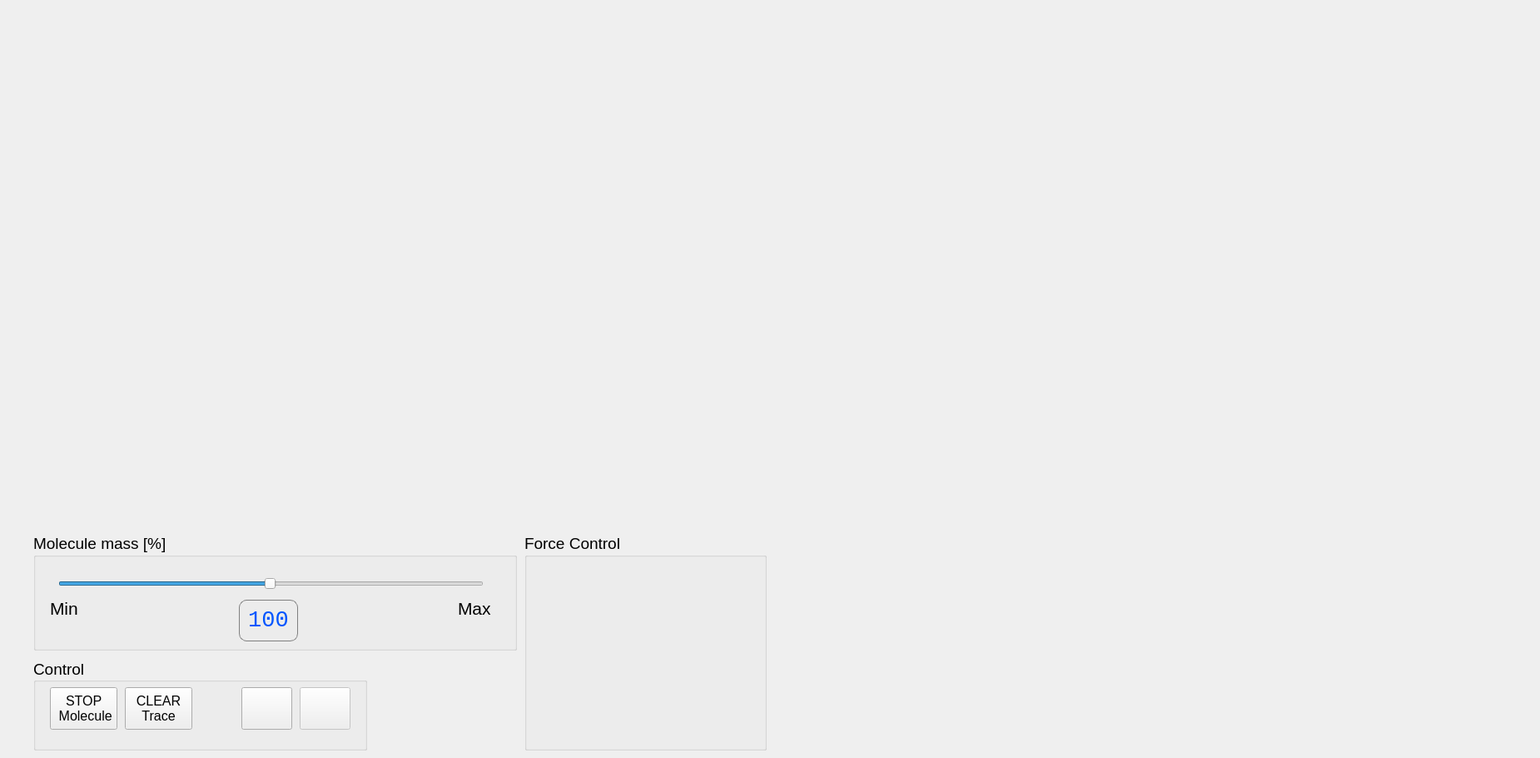
    <widget class="QWidget" name="tab_2">
     <property name="autoFillBackground">
      <bool>true</bool>
     </property>
     <attribute name="title">
      <string>Brownian Motion</string>
     </attribute>
     <widget class="QWidget" name="horizontalLayoutWidget_14">
      <property name="geometry">
       <rect>
        <x>40</x>
        <y>20</y>
        <width>881</width>
        <height>601</height>
       </rect>
      </property>
      <layout class="QHBoxLayout" name="particlesFrameTab4"/>
     </widget>
     <widget class="QWidget" name="horizontalLayoutWidget_15">
      <property name="geometry">
       <rect>
        <x>960</x>
        <y>20</y>
        <width>881</width>
        <height>601</height>
       </rect>
      </property>
      <layout class="QHBoxLayout" name="trackingFrameTab4"/>
     </widget>
     <widget class="QWidget" name="horizontalLayoutWidget_16">
      <property name="geometry">
       <rect>
        <x>960</x>
        <y>650</y>
        <width>881</width>
        <height>251</height>
       </rect>
      </property>
      <layout class="QHBoxLayout" name="velocityDistributionLayoutTab4"/>
     </widget>
     <widget class="QGroupBox" name="groupBoxMoleculeMassTab4">
      <property name="geometry">
       <rect>
        <x>40</x>
        <y>640</y>
        <width>581</width>
        <height>141</height>
       </rect>
      </property>
      <property name="font">
       <font>
        <pointsize>14</pointsize>
       </font>
      </property>
      <property name="title">
       <string>Molecule mass [%]</string>
      </property>
      <widget class="QSlider" name="massMoleculeSliderTab4">
       <property name="geometry">
        <rect>
         <x>30</x>
         <y>40</y>
         <width>511</width>
         <height>41</height>
        </rect>
       </property>
       <property name="minimum">
        <number>1</number>
       </property>
       <property name="maximum">
        <number>200</number>
       </property>
       <property name="singleStep">
        <number>1</number>
       </property>
       <property name="value">
        <number>100</number>
       </property>
       <property name="orientation">
        <enum>Qt::Horizontal</enum>
       </property>
       <property name="invertedAppearance">
        <bool>false</bool>
       </property>
       <property name="invertedControls">
        <bool>false</bool>
       </property>
       <property name="tickPosition">
        <enum>QSlider::NoTicks</enum>
       </property>
       <property name="tickInterval">
        <number>4</number>
       </property>
      </widget>
      <widget class="QLabel" name="massMoleculeLabelTab4">
       <property name="geometry">
        <rect>
         <x>247</x>
         <y>80</y>
         <width>71</width>
         <height>50</height>
        </rect>
       </property>
       <property name="palette">
        <palette>
         <active>
          <colorrole role="WindowText">
           <brush brushstyle="SolidPattern">
            <color alpha="255">
             <red>0</red>
             <green>85</green>
             <blue>255</blue>
            </color>
           </brush>
          </colorrole>
         </active>
         <inactive>
          <colorrole role="WindowText">
           <brush brushstyle="SolidPattern">
            <color alpha="255">
             <red>0</red>
             <green>85</green>
             <blue>255</blue>
            </color>
           </brush>
          </colorrole>
         </inactive>
         <disabled>
          <colorrole role="WindowText">
           <brush brushstyle="SolidPattern">
            <color alpha="255">
             <red>120</red>
             <green>120</green>
             <blue>120</blue>
            </color>
           </brush>
          </colorrole>
         </disabled>
        </palette>
       </property>
       <property name="font">
        <font>
         <family>Liberation Mono</family>
         <pointsize>20</pointsize>
         <weight>50</weight>
         <bold>false</bold>
        </font>
       </property>
       <property name="styleSheet">
        <string notr="true">border: 1px solid gray;
border-radius: 9px;
margin-top: 0.5em;</string>
       </property>
       <property name="frameShape">
        <enum>QFrame::Panel</enum>
       </property>
       <property name="frameShadow">
        <enum>QFrame::Sunken</enum>
       </property>
       <property name="lineWidth">
        <number>2</number>
       </property>
       <property name="text">
        <string>100</string>
       </property>
       <property name="alignment">
        <set>Qt::AlignCenter</set>
       </property>
      </widget>
      <widget class="QLabel" name="min1LabelTab4">
       <property name="geometry">
        <rect>
         <x>20</x>
         <y>80</y>
         <width>51</width>
         <height>21</height>
        </rect>
       </property>
       <property name="font">
        <font>
         <family>Arial</family>
         <pointsize>16</pointsize>
        </font>
       </property>
       <property name="text">
        <string>Min</string>
       </property>
      </widget>
      <widget class="QLabel" name="min2LabelTab4">
       <property name="geometry">
        <rect>
         <x>510</x>
         <y>80</y>
         <width>41</width>
         <height>21</height>
        </rect>
       </property>
       <property name="font">
        <font>
         <family>Arial</family>
         <pointsize>16</pointsize>
        </font>
       </property>
       <property name="text">
        <string>Max</string>
       </property>
      </widget>
     </widget>
     <widget class="QGroupBox" name="groupBoxControlTab4">
      <property name="geometry">
       <rect>
        <x>40</x>
        <y>790</y>
        <width>401</width>
        <height>111</height>
       </rect>
      </property>
      <property name="font">
       <font>
        <pointsize>14</pointsize>
       </font>
      </property>
      <property name="title">
       <string>Control</string>
      </property>
      <property name="alignment">
       <set>Qt::AlignLeading|Qt::AlignLeft|Qt::AlignVCenter</set>
      </property>
      <widget class="QPushButton" name="runButtonTab4">
       <property name="enabled">
        <bool>false</bool>
       </property>
       <property name="geometry">
        <rect>
         <x>320</x>
         <y>35</y>
         <width>61</width>
         <height>51</height>
        </rect>
       </property>
       <property name="font">
        <font>
         <pointsize>14</pointsize>
        </font>
       </property>
       <property name="text">
        <string/>
       </property>
       <property name="icon">
        <iconset resource="graphics.qrc">
         <normaloff>:/new/icons/images/play.png</normaloff>:/new/icons/images/play.png</iconset>
       </property>
       <property name="iconSize">
        <size>
         <width>32</width>
         <height>32</height>
        </size>
       </property>
      </widget>
      <widget class="QPushButton" name="pauseButtonTab4">
       <property name="geometry">
        <rect>
         <x>250</x>
         <y>35</y>
         <width>61</width>
         <height>51</height>
        </rect>
       </property>
       <property name="font">
        <font>
         <pointsize>14</pointsize>
        </font>
       </property>
       <property name="text">
        <string/>
       </property>
       <property name="icon">
        <iconset resource="graphics.qrc">
         <normaloff>:/new/icons/images/stop.png</normaloff>:/new/icons/images/stop.png</iconset>
       </property>
       <property name="iconSize">
        <size>
         <width>32</width>
         <height>32</height>
        </size>
       </property>
      </widget>
      <widget class="QPushButton" name="clearTrackMoleculePushButtonTab4">
       <property name="geometry">
        <rect>
         <x>110</x>
         <y>35</y>
         <width>81</width>
         <height>51</height>
        </rect>
       </property>
       <property name="font">
        <font>
         <pointsize>12</pointsize>
        </font>
       </property>
       <property name="toolTip">
        <string>Set molecule velocity to zero</string>
       </property>
       <property name="text">
        <string>CLEAR 
Trace</string>
       </property>
      </widget>
      <widget class="QPushButton" name="stopMoleculePushButtonTab4">
       <property name="geometry">
        <rect>
         <x>20</x>
         <y>35</y>
         <width>81</width>
         <height>51</height>
        </rect>
       </property>
       <property name="font">
        <font>
         <pointsize>12</pointsize>
        </font>
       </property>
       <property name="toolTip">
        <string>Set molecule velocity to zero</string>
       </property>
       <property name="text">
        <string>STOP 
 Molecule</string>
       </property>
      </widget>
     </widget>
     <widget class="QGroupBox" name="groupBoxForceControlTab4">
      <property name="geometry">
       <rect>
        <x>630</x>
        <y>640</y>
        <width>291</width>
        <height>261</height>
       </rect>
      </property>
      <property name="font">
       <font>
        <pointsize>14</pointsize>
       </font>
      </property>
      <property name="title">
       <string>Force Control</string>
      </property>
      <widget class="QWidget" name="horizontalLayoutWidget_17">
       <property name="geometry">
        <rect>
         <x>20</x>
         <y>30</y>
         <width>251</width>
         <height>211</height>
        </rect>
       </property>
       <layout class="QHBoxLayout" name="circleControlLayoutTab4"/>
      </widget>
     </widget>
    </widget>
